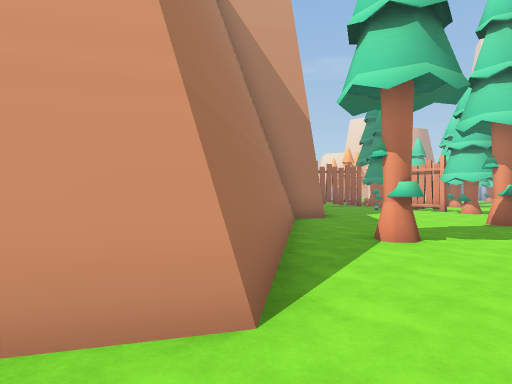
[1] (above)

24 first-person views from a walk through a Unity game level. The camera is 1.5 m above the floor, looks level and sees 75° across. The floor is counted in squares, 2 m on a side. Each view is taken from the middle of a square. On the plan, view 1 faces up. The plan holds only what a view shows up to about 11 squares ahead; the rest is blank. The place goes on beyond the plan.

[2]
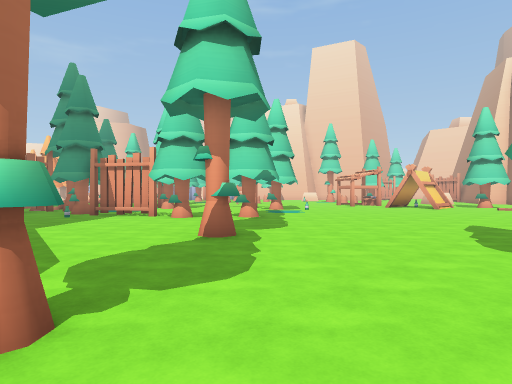

[3]
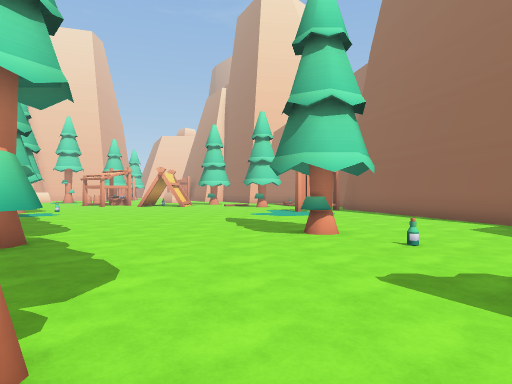

[4]
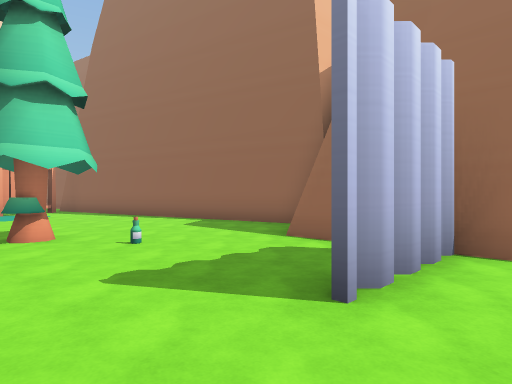

[5]
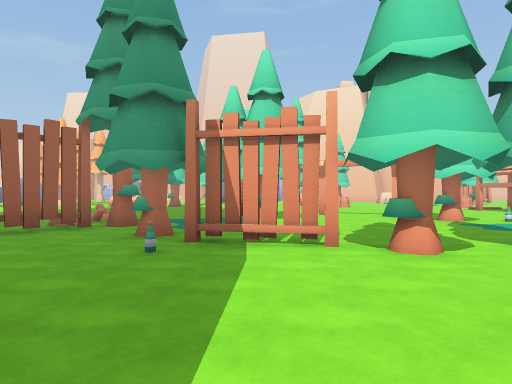

[6]
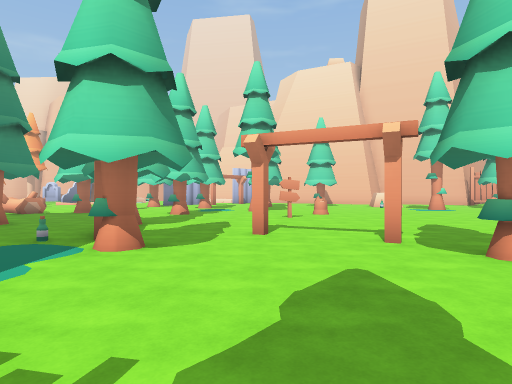

[7]
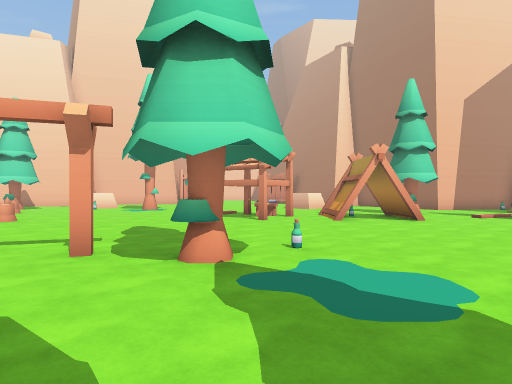

[8]
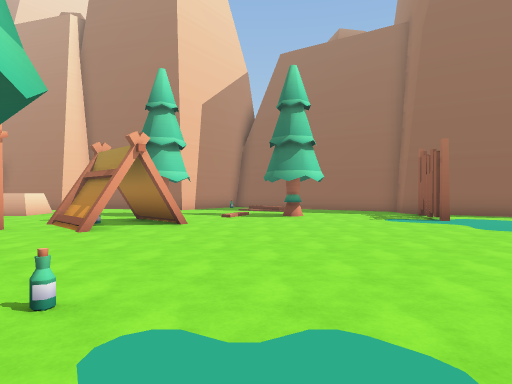

[9]
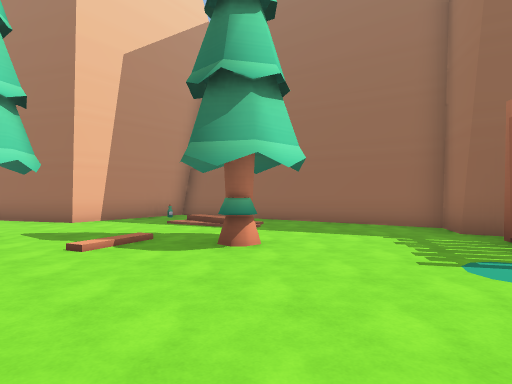

[10]
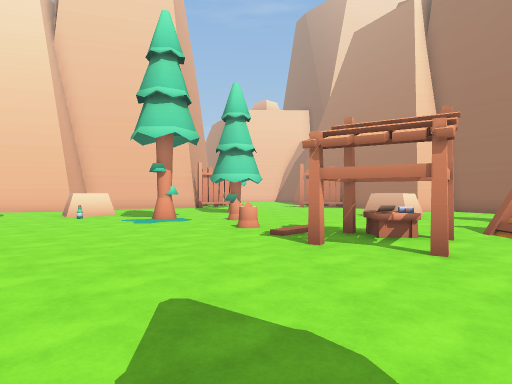

[11]
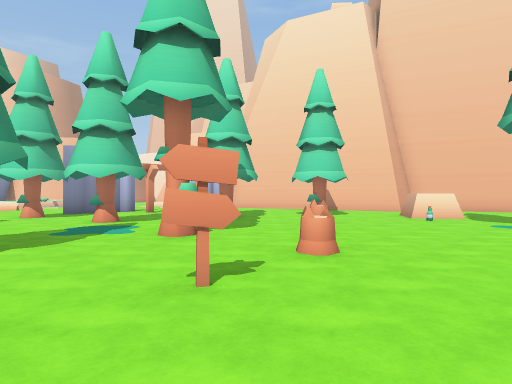

[12]
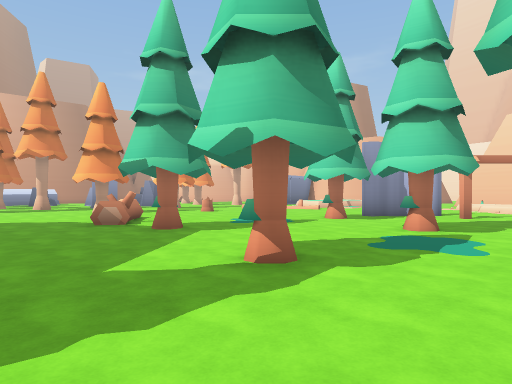

[13]
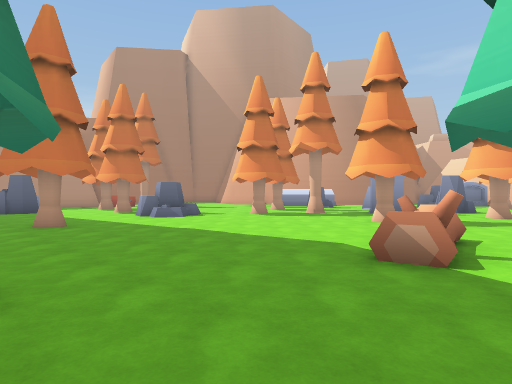

[14]
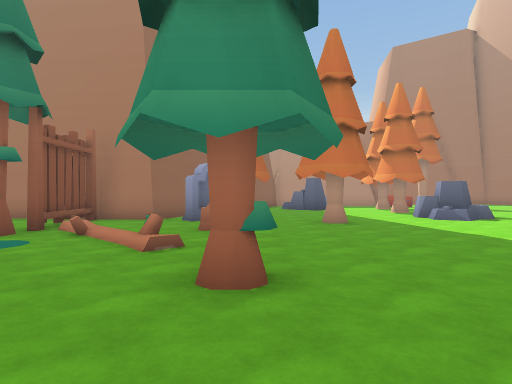

[15]
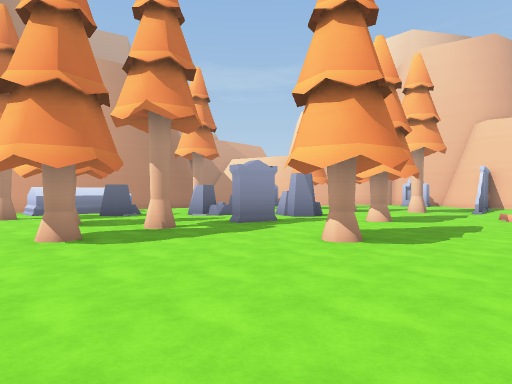

[16]
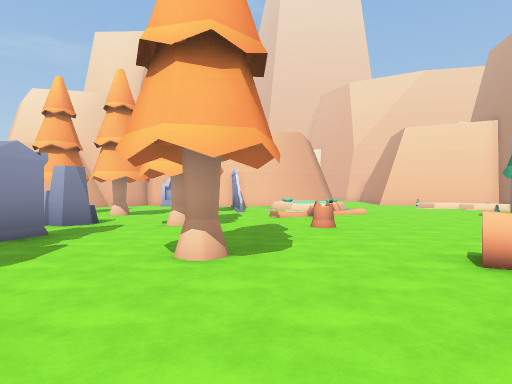

[17]
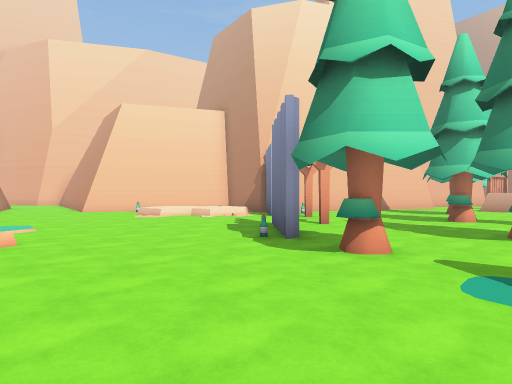

[18]
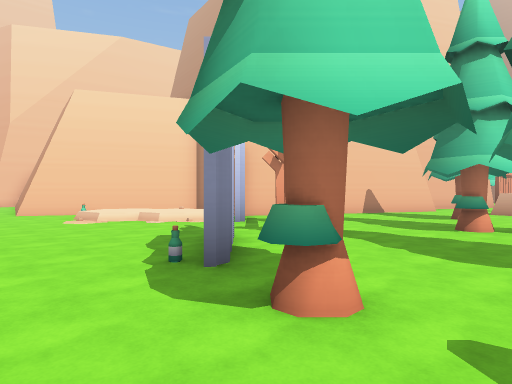

[19]
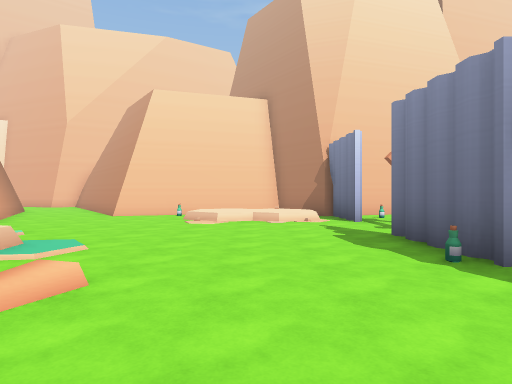

[20]
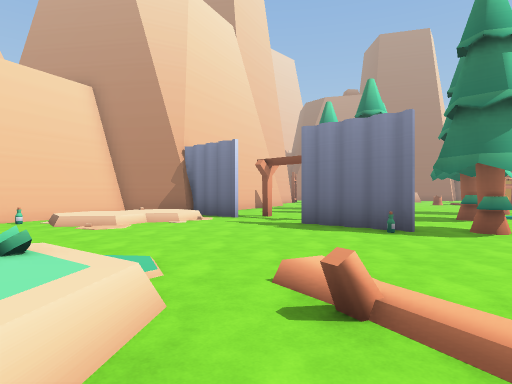

[21]
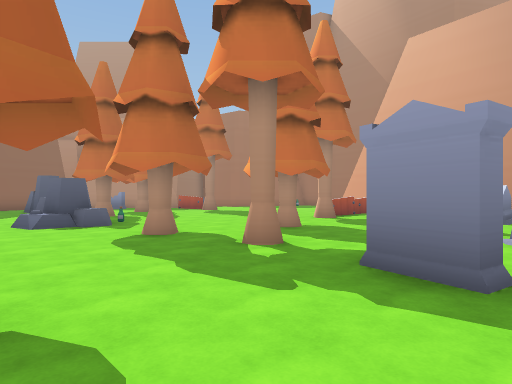

[22]
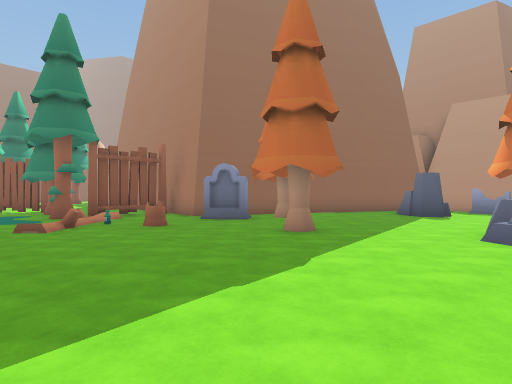

[23]
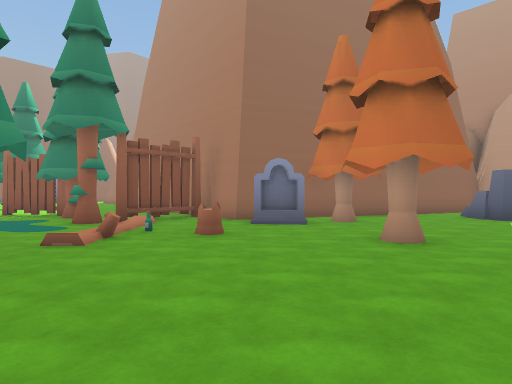

[24]
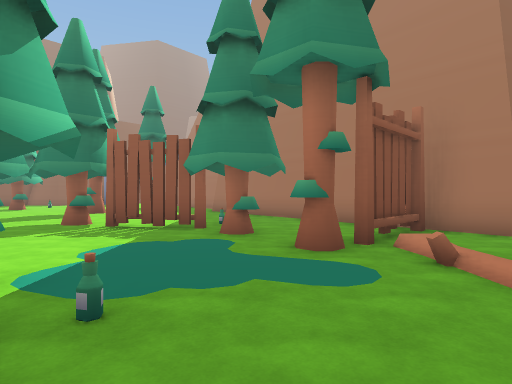

### Floor plan
Points are (right, up) in squares from view 1. A wall is a line through its corners. A room is listed if a view was taken in it or the views show most of it. See-through windows are left out.
Room 1 (view 1)
walls: (-0.2, 1.9) (-1.4, 1.5); (2.1, -0.8) (2.1, 1.6)
ways out: opening at (1, 2) to room 2
Room 2 (views 2, 3, 4, 5, 6, 7, 8, 9, 10, 11, 12, 13, 14, 15, 16, 17, 18, 19, 20, 21, 22, 23, 24)
walls: (5.6, 17.5) (3.9, 17.5); (3.1, 17.6) (5.7, 17.6); (17.3, 28.5) (19.8, 28.6); (24.7, 18.5) (24, 19.5) (25, 20.2); (2.1, 9.6) (0.9, 9.4) (-0.2, 1.9); (20, 28.4) (17.3, 28.3); (-1.6, 21.2) (2.9, 19.2) (2.2, 12.2); (22.3, 28.5) (24.3, 28.6); (24, 9.4) (23.7, 9.7) (24.6, 10.5); (25.1, 26.9) (24.4, 28.9) (25, 29.3); (16.3, -0.9) (18.3, -0.5); (25.5, 32) (24.4, 35.3) (25, 35.7); (18.4, -0.4) (21, 0.1); (25.6, 32.7) (25.2, 33.7); (3.8, -0.5) (4.7, -0.5); (22, 0.3) (22.9, 0.5); (4, -0.8) (4.6, -0.7); (23.6, 0.9) (22.9, 4.4) (25.1, 5.6); (25.1, 34.3) (24.7, 35.4); (5.7, -2.4) (15.6, 0.1) (16.1, -0.7); (-1, 35.1) (-0.4, 34.4)
low walls: (17, 33.9) (16.3, 34.9); (18.5, 34.2) (18, 34.1); (16.1, -0.7) (20.7, 0.3)
ways out: opening at (1, 2) to room 1
objects: other object (-1, 36) to (0, 36); tree (0, 27); tree (0, 34); tree (1, 22); tree (2, 5); rock (2, 27) to (3, 28); other object (2, 29); rock (2, 36) to (3, 36); tombstone (3, 20) to (3, 21); tree (3, 33); tree (4, 24); tree (4, 30); other object (5, 14); other object (5, 21); tree (5, 32); rock (5, 36) to (6, 36); other object (6, 2); tree (6, 8); fence (6, 13) to (7, 14); tree (6, 15); tree (6, 17); other object (6, 19) to (7, 20); other object (6, 20); tree (7, 3); tree (7, 12); tombstone (7, 33) to (7, 34); tree (8, 30); rock (8, 35) to (9, 36); tree (9, 10); other object (9, 18); tree (9, 22); tree (10, 17); fence (10, 18); other object (10, 26) to (11, 28); tree (10, 34); tree (11, 19) to (11, 20); other object (12, 16); tree (12, 25); other object (12, 31); other object (13, 11); tree (13, 13); other object (13, 14); fence (14, 1) to (15, 2); tree (14, 22); signpost (16, 18); tree (16, 28); other object (16, 33); tree (17, 21); tree (17, 25); tree (18, 4); tent (18, 8) to (20, 8); tent (18, 10); other object (18, 18); other object (19, 9); other object (19, 11) to (20, 12); tent (20, 10); tree (20, 24); other object (20, 27); tree (21, 7); other object (21, 14); other object (21, 21); other object (23, 2); other object (23, 15); tree (23, 17); other object (23, 19); tree (23, 22); other object (24, 27); other object (24, 33)

Positions as (right, up) in squares from view 1, and headings:
1: (0, 0), facing up
2: (2, 3), facing up-right
3: (1, 4), facing right
4: (1, 4), facing down-right
5: (3, 10), facing up-right
6: (8, 12), facing up-right
7: (9, 12), facing right
8: (11, 12), facing down-right
9: (14, 7), facing down-right
10: (14, 14), facing right
11: (14, 16), facing up-right
12: (14, 18), facing up
13: (12, 22), facing up-left
14: (12, 22), facing left
15: (7, 25), facing up
16: (6, 27), facing up-right
17: (12, 29), facing right
18: (14, 28), facing right
19: (14, 31), facing right
20: (15, 35), facing down-right
21: (10, 32), facing left
22: (9, 28), facing down-left
23: (9, 26), facing down-left
24: (10, 20), facing down-left
